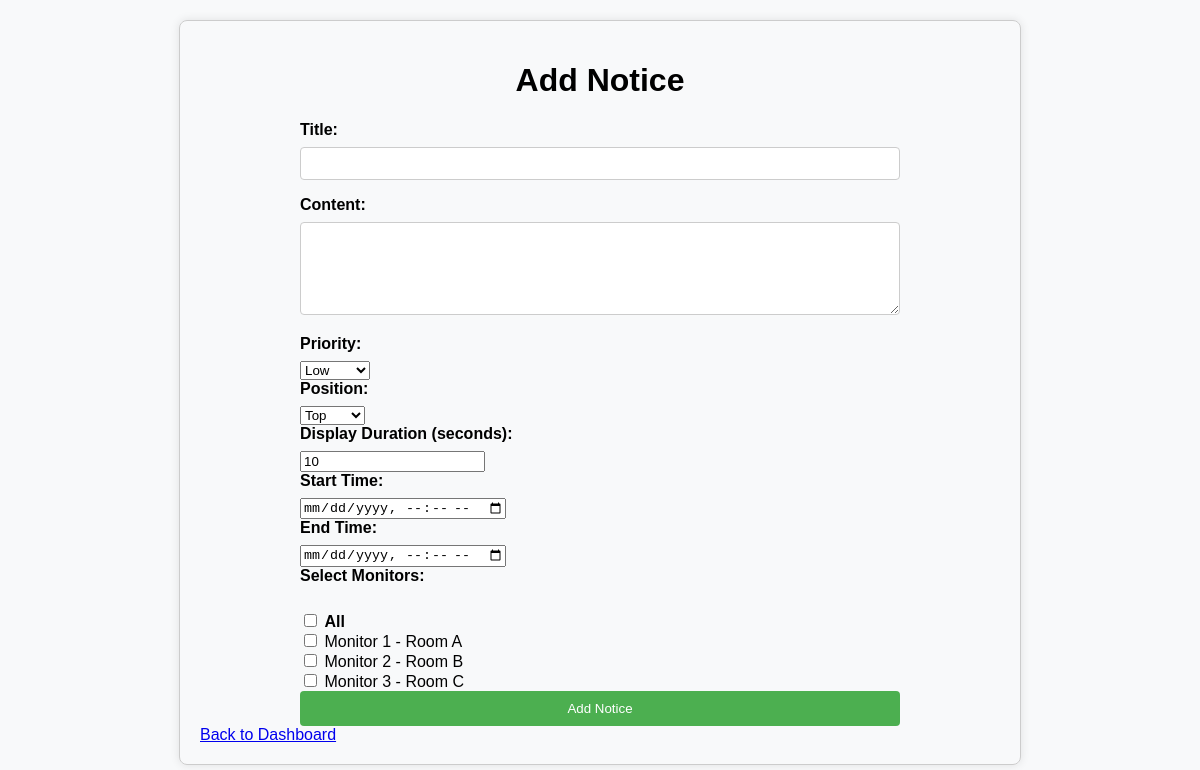
The page /admin/add_notice (signed in) on the database its author committed.
### models/monitor_model.py (models this page shows, shortened)
class Monitor(BaseModel):
    __tablename__ = 'monitors'
    id = db.Column(db.Integer, primary_key=True, autoincrement=True)
    name = db.Column(db.String(100), nullable=False)
    location = db.Column(db.String(200))
    screen_size = db.Column(db.String(50))  # e.g., "1920x1080"
    is_active = db.Column(db.Boolean, default=True)
    created_at = db.Column(db.DateTime, default=datetime.utcnow, nullable=False)
    updated_at = db.Column(
        db.DateTime,
        default=datetime.utcnow,
        onupdate=datetime.utcnow,
        nullable=False
    )
    assignments = db.relationship(
        "Assignment",
        back_populates="monitor",
        cascade="all, delete-orphan"
    )

### routes/admin_routes.py (the view, shortened to what this page needs)
@admin_bp.route('/add_notice', methods=['GET', 'POST'])
@login_required
def add_notice():
    monitors = Monitor.query.filter_by(is_active=True).all()  # Only active monitors
    return render_template('admin/add_notice.html', monitors=monitors)

### routes/admin_routes.py (called while the page is built)
def login_required(f):
    @wraps(f)
    def decorated_function(*args, **kwargs):
        if 'admin_id' not in session:
            flash('Please log in to access this page.', 'warning')
            return redirect(url_for('admin.login'))
        return f(*args, **kwargs)
    return decorated_function

@admin_bp.after_request
def add_header(response):
    response.headers["Cache-Control"] = "no-cache, no-store, must-revalidate"
    response.headers["Pragma"] = "no-cache"
    response.headers["Expires"] = "0"
    return response

### templates/admin/add_notice.html (shortened to what this page needs)
<!DOCTYPE html>
<html lang="en">
<head>
    <link rel="stylesheet" href="{{ url_for('static', filename='css/style.css') }}">
</head>
<body>
    <div class="container">
    <h1>Add Notice</h1>
    <form method="POST">
        <div class="mb-3">
            <label>Title:</label>
            <input type="text" name="title" class="form-control" required>
        </div>
        <div class="mb-3">
            <label>Content:</label>
            <textarea name="content" class="form-control" rows="5" required></textarea>
        </div>
        <div class="mb-3">
            <label>Priority:</label>
            <select name="priority" class="form-select">
                <option value="1">Low</option>
            </select>
        </div>
        <div class="mb-3">
            <label>Position:</label>
            <select name="position" class="form-select">
                <option value="top">Top</option>
            </select>
        </div>
        <div class="mb-3">
            <label>Display Duration (seconds):</label>
            <input type="number" name="display_duration" class="form-control" value="10">
        </div>
        <div class="mb-3">
            <label>Start Time:</label>
            <input type="datetime-local" name="start_time" class="form-control">
        </div>
        <div class="mb-3">
            <label>End Time:</label>
            <input type="datetime-local" name="end_time" class="form-control">
        </div>
        <div class="mb-3">
            <label>Select Monitors:</label><br>
            <input type="checkbox" id="select_all" onclick="toggleAll(this)"> <strong>All</strong><br>
            {% for monitor in monitors %}
                <input type="checkbox" name="monitor_ids" value="{{ monitor.id }}"> {{ monitor.name }} - {{ monitor.location }}<br>
            {% endfor %}
        </div>
        <button type="submit" class="btn btn-primary">Add Notice</button>
    </form>
    <a href="{{ url_for('admin.dashboard') }}" class="btn btn-secondary">
                Back to Dashboard
            </a>
</div>
</body>
</html>

### static/css/style.css (style rules this page uses)
body { background-color: #f8f9fa; }
.btn { border-radius: 0.25rem; }

### templates/admin/add_notice.html (style rules this page uses)
body { font-family: Arial, sans-serif; margin: 20px; }
.container { max-width: 800px; margin: auto; padding: 20px; border: 1px solid #ccc; border-radius: 8px; box-shadow: 0 0 10px rgba(0, 0, 0, 0.1); }
h1 { text-align: center; }
form { max-width: 600px; margin: auto; }
label { display: block; margin-bottom: 8px; font-weight: bold; }
input[type="text"], textarea { width: 97%; padding: 8px; margin-bottom: 16px; border: 1px solid #ccc; border-radius: 4px; }
button { background-color: #4CAF50; color: white; width: 100%; padding: 10px 20px; align-self: center; border: none; border-radius: 4px; cursor: pointer; }

### rows shown on the page
Monitor: name "Monitor 1", location "Room A"
Monitor: name "Monitor 2", location "Room B"
Monitor: name "Monitor 3", location "Room C"
